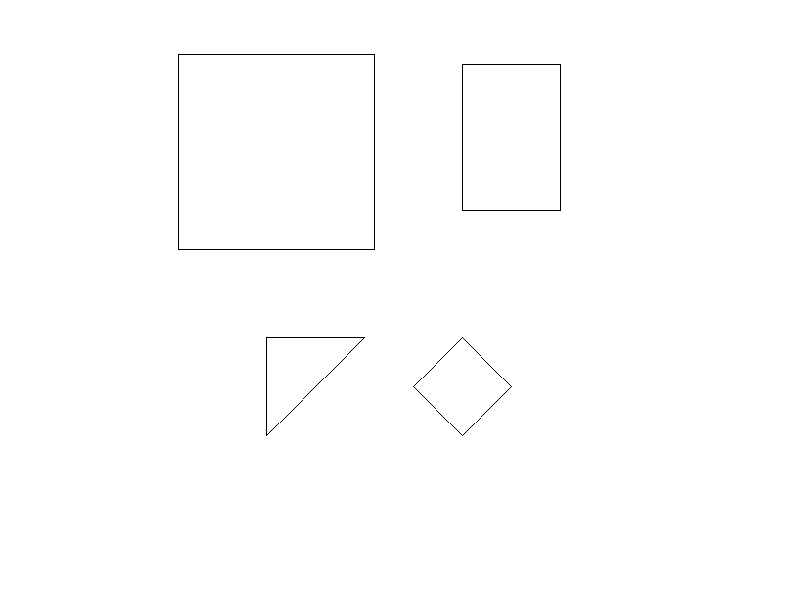

This chart was generated by the following MATLAB code:
close all;
clear all;
clc;




p=ones(500,500);

% square

si=200;
start=[10,10];

for x =0 : si
    p(start(1),start(2)+x)=0;
    p(start(1)+si,start(2)+x)=0;
    p(start(1)+x,start(2))=0;
    p(start(1)+x,start(2)+si)=0;
end


%Triangle
start=[300,100];
si = 100;

for x =0 : si
    p(start(1),start(2)+x)=0;
    p(start(1)+x,start(2))=0;
end
y=0;
for x=0:si
    p(start(1)+x,(start(2)+si)-y)=0;
    y=y+1;
end
imshow(p);

x_axis= 100;
y_axis=150;
start=[20,300];
for x =0 : si
    p(start(1),start(2)+x)=0;
    p(start(1)+y_axis,start(2)+x)=0;
    
end
si=150;
start=[20,300];
for x =0 : si
    p(start(1)+x,start(2))=0;
    p(start(1)+x,start(2)+x_axis)=0;
   
end
    
% Diamond
si=50;
start=[300,250];
y=0;
for x=0:si
    p(start(1)+x,(start(2)+si)-y)=0;
    p(start(1)+x,(start(2)+si)+y)=0;
    y=y+1;
end
y=0;
for x=0:si
    p((start(1)+si)+x,(start(2)+2*si)-x)=0;
   p((start(1)+si)+y,start(2)+x)=0;
    y=y+1;
  
end


    imshow(p)
